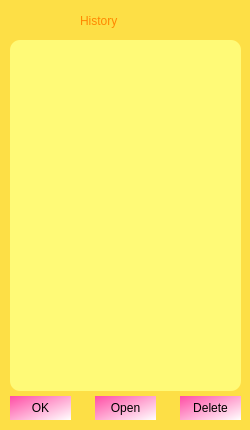
<?xml version="1.0" encoding="UTF-8"?>
<ui version="4.0">
 <class>History</class>
 <widget class="QDialog" name="History">
  <property name="geometry">
   <rect>
    <x>0</x>
    <y>0</y>
    <width>250</width>
    <height>430</height>
   </rect>
  </property>
  <property name="windowTitle">
   <string>History</string>
  </property>
  <property name="styleSheet">
   <string notr="true"> background-color: rgb(253, 223, 70);
</string>
  </property>
  <widget class="QPushButton" name="okbtn">
   <property name="geometry">
    <rect>
     <x>10</x>
     <y>396</y>
     <width>61</width>
     <height>24</height>
    </rect>
   </property>
   <property name="styleSheet">
    <string notr="true">QPushButton {
	font: 700 10pt &quot;Segoe Script&quot;;
	border-color: rgb(255, 170, 0);
    background-color: qlineargradient(spread:pad, x1:0, y1:0, x2:1, y2:1, stop:0 rgba(255, 77, 165, 255), stop:1 rgba(255, 255, 255, 255));
    border-radius: 30px;
}

QPushButton:hover {
	background-color: rgb(251, 180, 82);
}
QPushButton:pressed {
    background-color:rgb(255, 140, 0) ;
}</string>
   </property>
   <property name="text">
    <string>OK</string>
   </property>
  </widget>
  <widget class="QPushButton" name="openbtn">
   <property name="geometry">
    <rect>
     <x>95</x>
     <y>396</y>
     <width>61</width>
     <height>24</height>
    </rect>
   </property>
   <property name="styleSheet">
    <string notr="true">QPushButton {
	font: 700 10pt &quot;Segoe Script&quot;;
	border-color: rgb(255, 170, 0);
    background-color: qlineargradient(spread:pad, x1:0, y1:0, x2:1, y2:1, stop:0 rgba(255, 77, 165, 255), stop:1 rgba(255, 255, 255, 255));
    border-radius: 30px;
}

QPushButton:hover {
	background-color: rgb(251, 180, 82);
}
QPushButton:pressed {
    background-color:rgb(255, 140, 0) ;
}</string>
   </property>
   <property name="text">
    <string>Open</string>
   </property>
  </widget>
  <widget class="QLabel" name="label">
   <property name="geometry">
    <rect>
     <x>80</x>
     <y>-10</y>
     <width>101</width>
     <height>61</height>
    </rect>
   </property>
   <property name="styleSheet">
    <string notr="true">QLabel {
    font: 700 14pt &quot;Segoe Script&quot;;
    color: rgb(255, 136, 0);
}

</string>
   </property>
   <property name="text">
    <string>History</string>
   </property>
  </widget>
  <widget class="QPushButton" name="deletebtn">
   <property name="geometry">
    <rect>
     <x>180</x>
     <y>396</y>
     <width>61</width>
     <height>24</height>
    </rect>
   </property>
   <property name="styleSheet">
    <string notr="true">QPushButton {
	font: 700 10pt &quot;Segoe Script&quot;;
	border-color: rgb(255, 170, 0);
    background-color: qlineargradient(spread:pad, x1:0, y1:0, x2:1, y2:1, stop:0 rgba(255, 77, 165, 255), stop:1 rgba(255, 255, 255, 255));
    border-radius: 30px;
}

QPushButton:hover {
	background-color: rgb(251, 180, 82);
}
QPushButton:pressed {
    background-color:rgb(255, 140, 0) ;
}</string>
   </property>
   <property name="text">
    <string>Delete</string>
   </property>
  </widget>
  <widget class="QListWidget" name="listWidget">
   <property name="geometry">
    <rect>
     <x>10</x>
     <y>40</y>
     <width>231</width>
     <height>351</height>
    </rect>
   </property>
   <property name="styleSheet">
    <string notr="true">background-color:rgb(255, 250, 119);
border-radius: 10px;</string>
   </property>
  </widget>
 </widget>
 <resources/>
 <connections/>
</ui>
